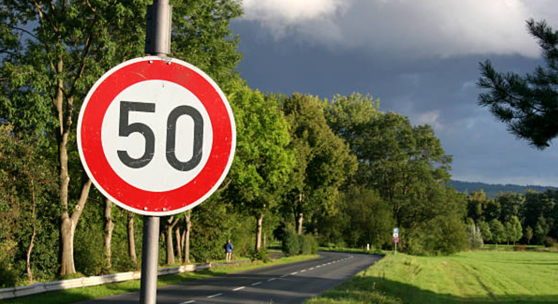
#> input picture lesson_4/data/sigh50.png, 558 x 304 px
$ jupyter execute HoughTransform.ipynb
#> lines starting #> are read from the running program, lines starting #| are printed output that depends on the picture; after the words box and inside, x2 and y2 are one past the last pixel; in counts of white or black regions, pixels touching at a corner belong together
### Hough Transform

[cell 1]
import cv2
import math
import numpy as np
from matplotlib import pyplot as plt
plt.rcParams['figure.figsize'] = [15, 10]

[cell 2]
img = cv2.imread('data/sigh50.png')
#> img is the input picture: shape (304, 558, 3); mean B, G, R 77.1, 101.9, 104.1
img = cv2.cvtColor(img, cv2.COLOR_BGR2RGB)
gray = cv2.cvtColor(img, cv2.COLOR_RGB2GRAY)
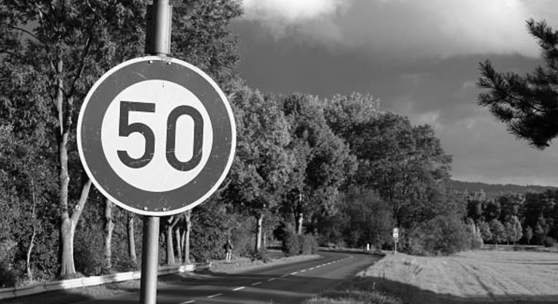
#> gray: shape (304, 558); min 0, max 255, mean 99.7
edges = cv2.Canny(gray, threshold1=100, threshold2=550)
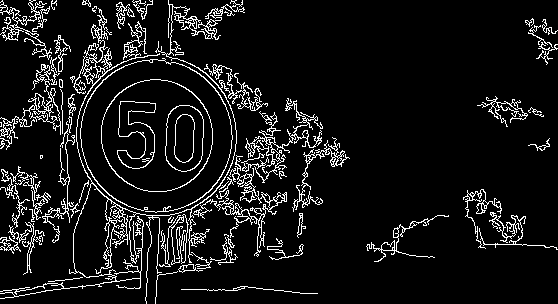
#> edges: shape (304, 558); 8.5% white in thin lines or dots

plt.subplot(121), plt.imshow(img)
plt.subplot(122), plt.imshow(edges, cmap='gray')
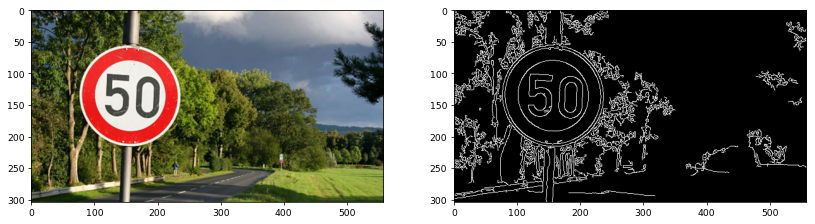
#> figure drawn by matplotlib, 2 panels

[cell 3]
lines = cv2.HoughLines(edges, rho=1, theta=2*np.pi/180, threshold=50)
#> lines = 2149 rows, first 8: [294, 1.43], [1, 2.65], [289, 1.4], [-36, 2.09], [239, 1.29], [-42, 2.13], [-17, 2.02], [179, 1.64]
hough = np.zeros_like(edges)

for i in range(0, len(lines[0:3])):
    rho = lines[i][0][0]
    theta = lines[i][0][1]
    a = math.cos(theta)
    b = math.sin(theta)
    x0 = a * rho
    y0 = b * rho
    pt1 = (int(x0 + 1000*(-b)), int(y0 + 1000*(a)))
    pt2 = (int(x0 - 1000*(-b)), int(y0 - 1000*(a)))
    cv2.line(hough, pt1, pt2, 255, 1, cv2.LINE_AA)
#> this loop made 3 passes
#> (rho, theta, a, b, x0, y0, pt1, pt2) on passes 1 to 3: (294, 1.43, 0.139, 0.99, 40.92, 291.1, (-949, 430), (1031, 151)), (1, 2.65, -0.883, 0.469, -0.883, 0.469, (-470, -882), (468, 883)), (289, 1.4, 0.174, 0.985, 50.18, 284.6, (-934, 458), (1034, 110))
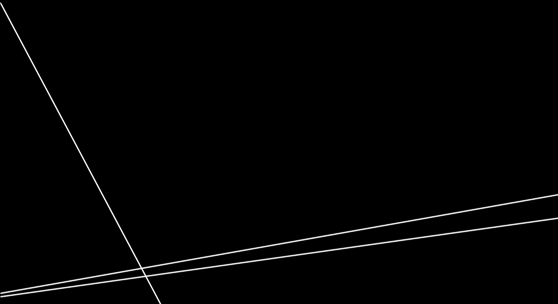
#> hough: shape (304, 558); min 0, max 254, mean 3

plt.subplot(121), plt.imshow(edges, cmap='gray')
plt.subplot(122), plt.imshow(hough, cmap='gray')

$ run again, with lesson_4/data/dashcam2.png copied over lesson_4/data/sigh50.png
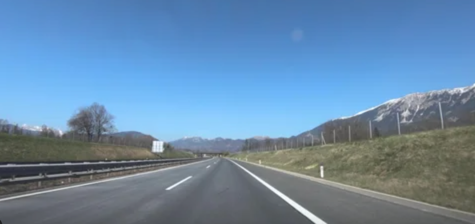
#> input picture lesson_4/data/dashcam2.png, 475 x 224 px
#> img is the input picture: shape (224, 475, 3); mean B, G, R 169.5, 138.4, 104.8
#> edges: shape (224, 475); 1.4% white in thin lines or dots, all inside (x1, y1, x2, y2) = (0, 86, 475, 224)
#> `[cell 2] img = cv2.imread('data/sigh50.png') img = cv2.cvtColor(img, c..`:
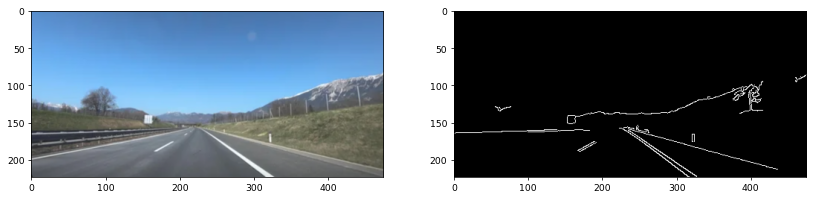
#> figure drawn by matplotlib, 2 panels
#> lines = 14 rows, first 8: [2, 2.16], [165, 1.54], [87, 1.85], [-6, 2.2], [161, 1.57], [15, 2.13], [-18, 2.23], [159, 1.61]
#> the loop `for i in range(0, len(lines[0:3])):` made 3 passes
#> (rho, theta, a, b, x0, y0, pt1, pt2) on passes 1 to 3: (2, 2.16, -0.559, 0.829, -1.12, 1.66, (-830, -557), (827, 560)), (165, 1.54, 0.0349, 0.999, 5.76, 164.9, (-993, 199), (1005, 129)), (87, 1.85, -0.276, 0.961, -23.98, 83.63, (-985, -192), (937, 359))
#> after the loop `for i in range(0, len(lines[0:3])):`:
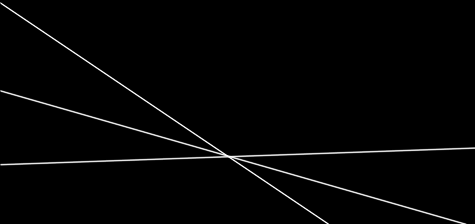
#> hough: shape (224, 475); min 0, max 255, mean 4.3
